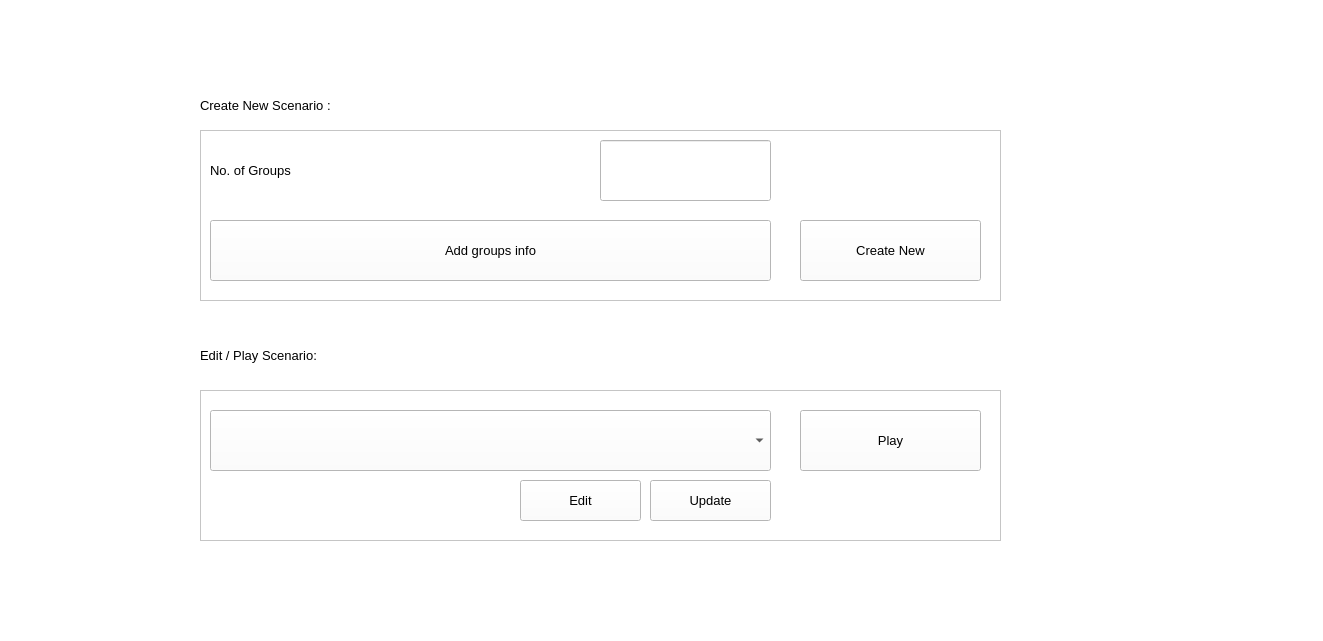
<?xml version="1.0" encoding="UTF-8"?>
<ui version="4.0">
 <class>MainPage</class>
 <widget class="QMainWindow" name="MainPage">
  <property name="geometry">
   <rect>
    <x>0</x>
    <y>0</y>
    <width>1323</width>
    <height>641</height>
   </rect>
  </property>
  <property name="windowTitle">
   <string>Scenario Generator</string>
  </property>
  <property name="autoFillBackground">
   <bool>false</bool>
  </property>
  <property name="styleSheet">
   <string notr="true">background-color : white</string>
  </property>
  <widget class="QWidget" name="centralwidget">
   <widget class="QLabel" name="file_success">
    <property name="geometry">
     <rect>
      <x>1020</x>
      <y>230</y>
      <width>271</width>
      <height>41</height>
     </rect>
    </property>
    <property name="text">
     <string/>
    </property>
   </widget>
   <widget class="QFrame" name="frame">
    <property name="geometry">
     <rect>
      <x>200</x>
      <y>130</y>
      <width>801</width>
      <height>171</height>
     </rect>
    </property>
    <property name="autoFillBackground">
     <bool>false</bool>
    </property>
    <property name="styleSheet">
     <string notr="true"/>
    </property>
    <property name="frameShape">
     <enum>QFrame::StyledPanel</enum>
    </property>
    <property name="frameShadow">
     <enum>QFrame::Raised</enum>
    </property>
    <widget class="QLabel" name="label_groups">
     <property name="geometry">
      <rect>
       <x>10</x>
       <y>10</y>
       <width>371</width>
       <height>61</height>
      </rect>
     </property>
     <property name="font">
      <font>
       <pointsize>10</pointsize>
      </font>
     </property>
     <property name="styleSheet">
      <string notr="true"/>
     </property>
     <property name="text">
      <string>No. of Groups</string>
     </property>
     <property name="alignment">
      <set>Qt::AlignLeading|Qt::AlignLeft|Qt::AlignVCenter</set>
     </property>
    </widget>
    <widget class="QLineEdit" name="groups">
     <property name="geometry">
      <rect>
       <x>400</x>
       <y>10</y>
       <width>171</width>
       <height>61</height>
      </rect>
     </property>
     <property name="font">
      <font>
       <pointsize>10</pointsize>
      </font>
     </property>
    </widget>
    <widget class="QPushButton" name="add_groups">
     <property name="geometry">
      <rect>
       <x>10</x>
       <y>90</y>
       <width>561</width>
       <height>61</height>
      </rect>
     </property>
     <property name="font">
      <font>
       <pointsize>10</pointsize>
      </font>
     </property>
     <property name="text">
      <string>Add groups info</string>
     </property>
    </widget>
    <widget class="QPushButton" name="begin">
     <property name="geometry">
      <rect>
       <x>600</x>
       <y>90</y>
       <width>181</width>
       <height>61</height>
      </rect>
     </property>
     <property name="font">
      <font>
       <pointsize>10</pointsize>
      </font>
     </property>
     <property name="text">
      <string>Create New</string>
     </property>
    </widget>
   </widget>
   <widget class="QLabel" name="label_groups_2">
    <property name="geometry">
     <rect>
      <x>200</x>
      <y>90</y>
      <width>381</width>
      <height>31</height>
     </rect>
    </property>
    <property name="font">
     <font>
      <pointsize>10</pointsize>
     </font>
    </property>
    <property name="text">
     <string>Create New Scenario : </string>
    </property>
    <property name="alignment">
     <set>Qt::AlignLeading|Qt::AlignLeft|Qt::AlignVCenter</set>
    </property>
   </widget>
   <widget class="QFrame" name="frame_2">
    <property name="geometry">
     <rect>
      <x>200</x>
      <y>390</y>
      <width>801</width>
      <height>151</height>
     </rect>
    </property>
    <property name="autoFillBackground">
     <bool>false</bool>
    </property>
    <property name="styleSheet">
     <string notr="true"/>
    </property>
    <property name="frameShape">
     <enum>QFrame::StyledPanel</enum>
    </property>
    <property name="frameShadow">
     <enum>QFrame::Raised</enum>
    </property>
    <widget class="QComboBox" name="scenarios">
     <property name="geometry">
      <rect>
       <x>10</x>
       <y>20</y>
       <width>561</width>
       <height>61</height>
      </rect>
     </property>
    </widget>
    <widget class="QPushButton" name="edit">
     <property name="geometry">
      <rect>
       <x>320</x>
       <y>90</y>
       <width>121</width>
       <height>41</height>
      </rect>
     </property>
     <property name="font">
      <font>
       <pointsize>10</pointsize>
      </font>
     </property>
     <property name="text">
      <string>Edit</string>
     </property>
    </widget>
    <widget class="QPushButton" name="update">
     <property name="geometry">
      <rect>
       <x>450</x>
       <y>90</y>
       <width>121</width>
       <height>41</height>
      </rect>
     </property>
     <property name="font">
      <font>
       <pointsize>10</pointsize>
      </font>
     </property>
     <property name="text">
      <string>Update</string>
     </property>
    </widget>
    <widget class="QPushButton" name="play">
     <property name="geometry">
      <rect>
       <x>600</x>
       <y>20</y>
       <width>181</width>
       <height>61</height>
      </rect>
     </property>
     <property name="font">
      <font>
       <pointsize>10</pointsize>
      </font>
     </property>
     <property name="text">
      <string>Play</string>
     </property>
    </widget>
   </widget>
   <widget class="QLabel" name="label_groups_3">
    <property name="geometry">
     <rect>
      <x>200</x>
      <y>340</y>
      <width>381</width>
      <height>31</height>
     </rect>
    </property>
    <property name="font">
     <font>
      <pointsize>10</pointsize>
     </font>
    </property>
    <property name="text">
     <string>Edit / Play Scenario:</string>
    </property>
    <property name="alignment">
     <set>Qt::AlignLeading|Qt::AlignLeft|Qt::AlignVCenter</set>
    </property>
   </widget>
  </widget>
  <widget class="QMenuBar" name="menubar">
   <property name="geometry">
    <rect>
     <x>0</x>
     <y>0</y>
     <width>1323</width>
     <height>22</height>
    </rect>
   </property>
  </widget>
  <widget class="QStatusBar" name="statusbar"/>
 </widget>
 <resources/>
 <connections/>
</ui>
